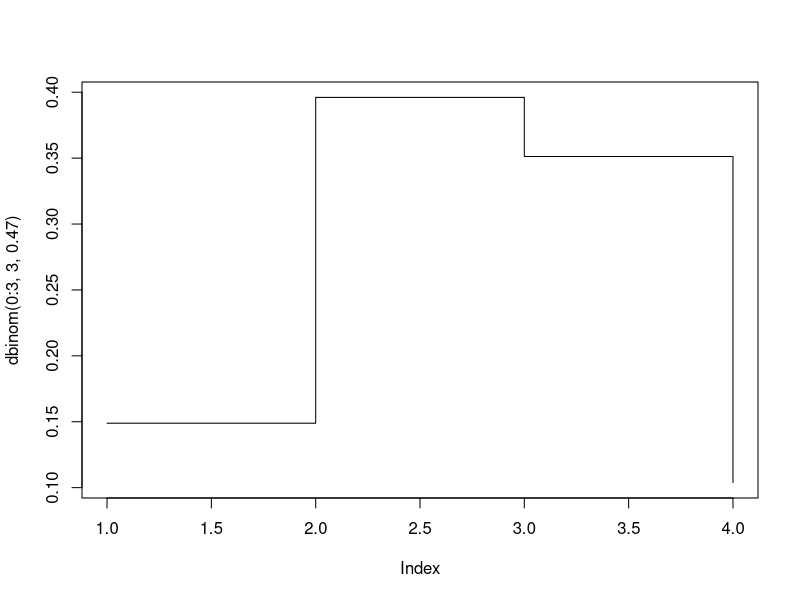
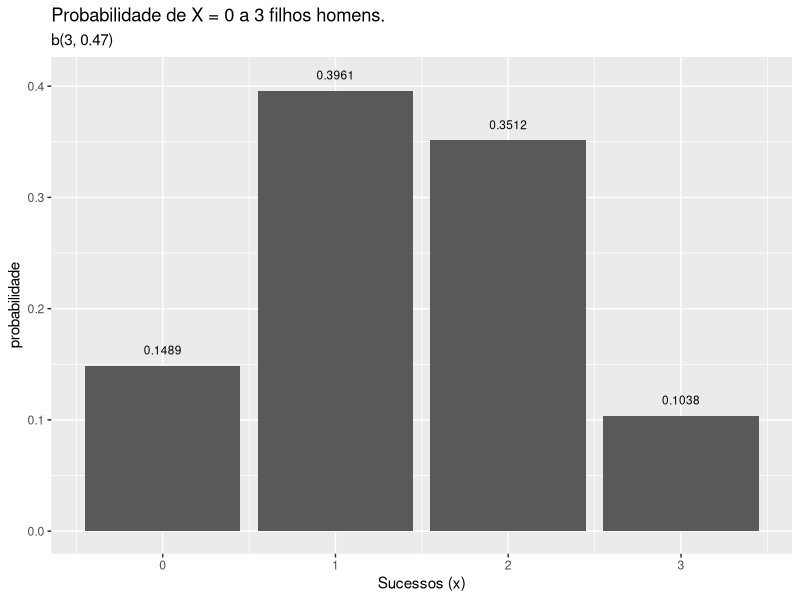
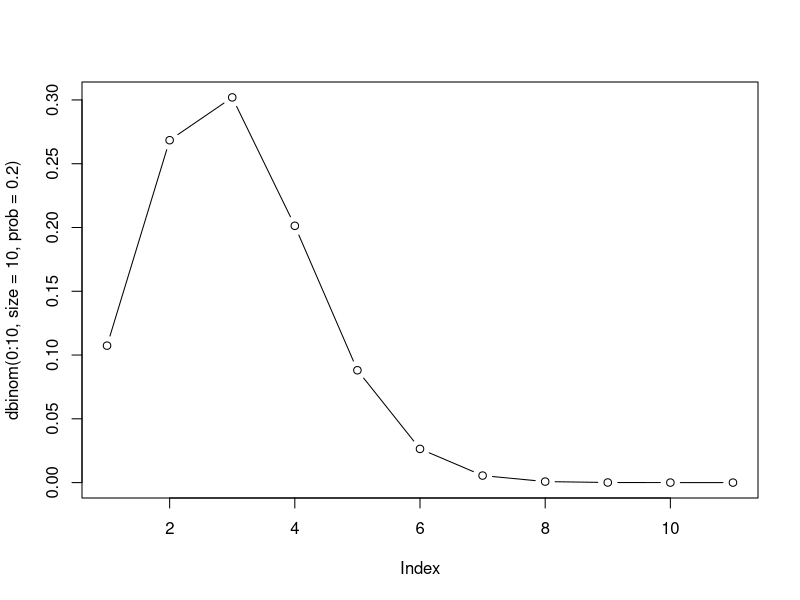
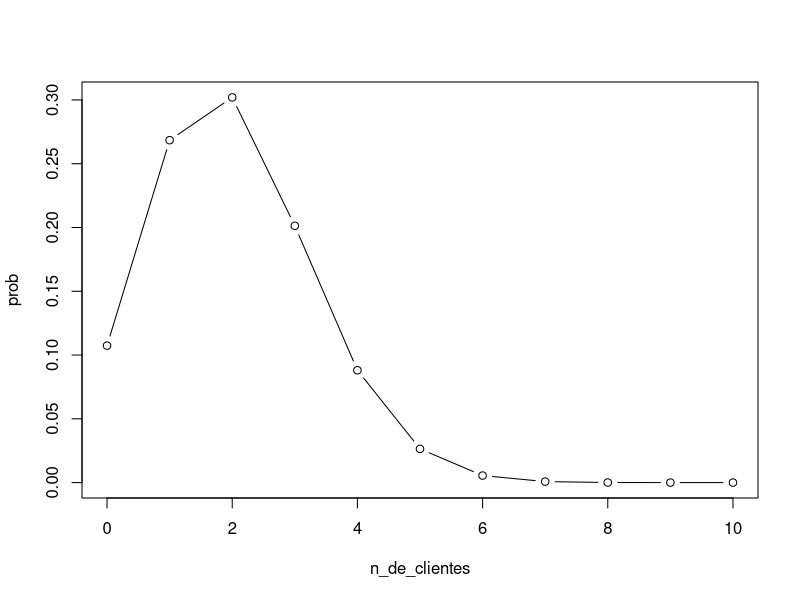
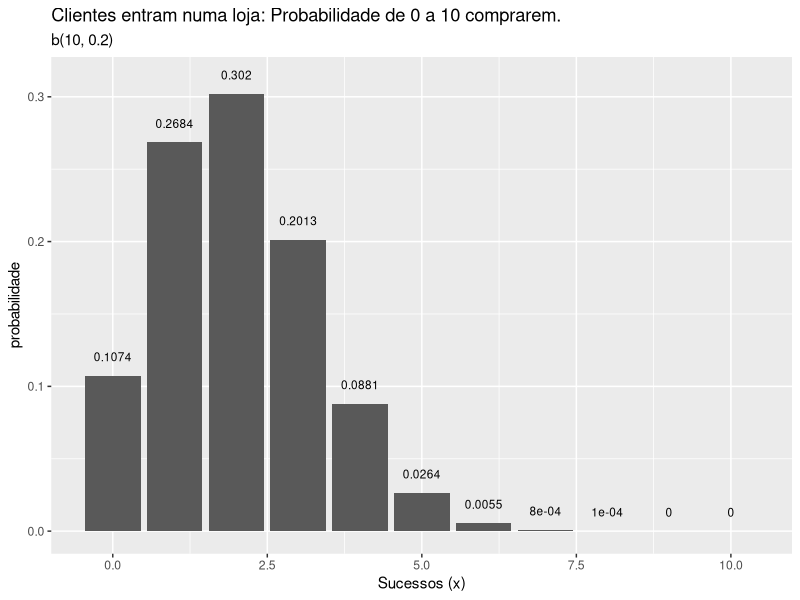
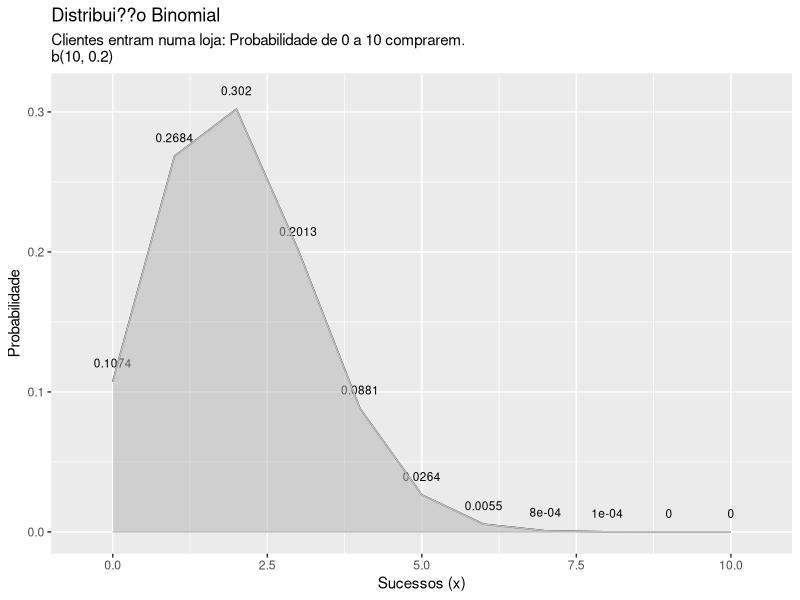
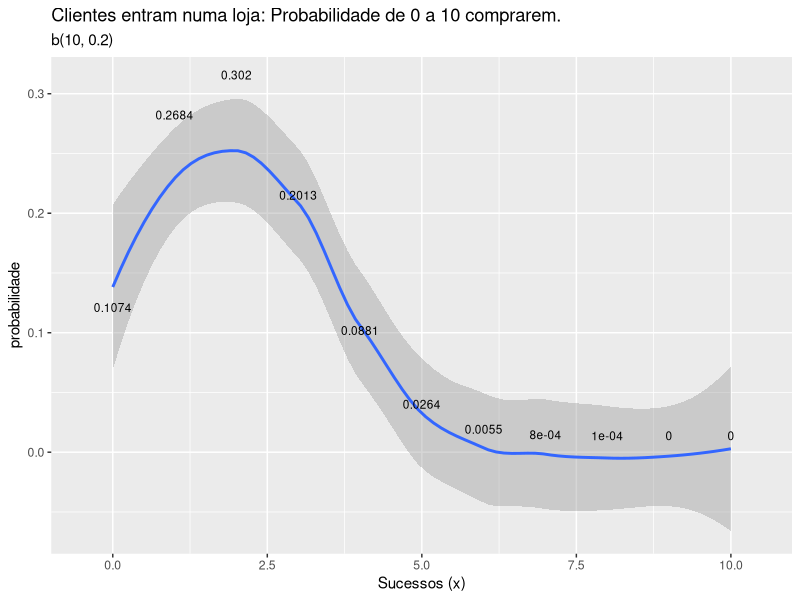
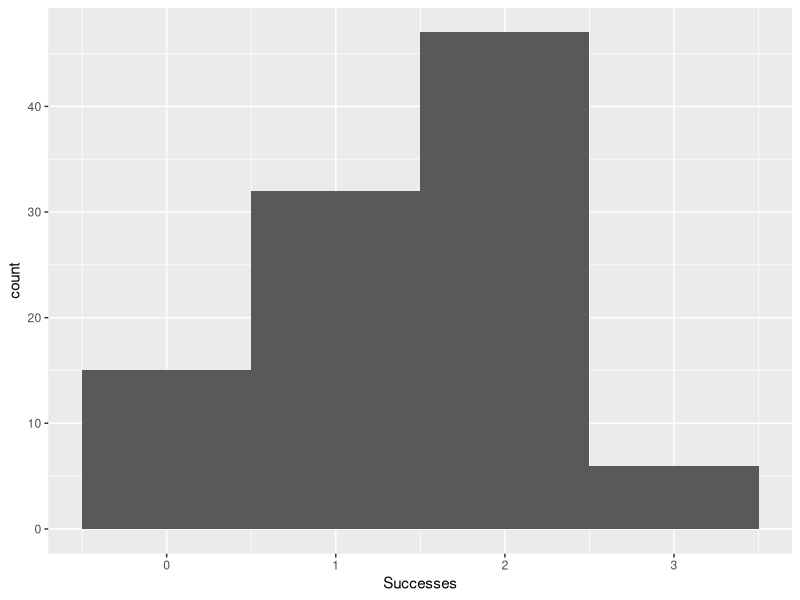

Recreate these plots in R, in order.

# DISTRIBUI??O BINOMIAL
## n = 3, p = 0.47 prob de nascer homem
##       q = 0.53 prob de nascer nao homem

dbinom_filhos <- data.frame(dbinom(0:3, size = 3, prob = 0.47)) #P(x=0) todos os filhos n?o homem entre 3
#dbinom(1, 3, 0.47) #P(x=1) 1 filho homem entre 3
#dbinom(2, 3, 0.47) #P(x=2) 2 filhos homem entre 3
#dbinom(3, 3, 0.47) #P(x=3) 3 filhos homem entre 3

#dbinom plot com r base
plot(dbinom(0:3, 3, 0.47), type = "s") #density
dbinom(2, 3, 0.47)
qbinom(0:3, 3, 0.53) #quantile function
rbinom(3, 1, 0.47) #random generation
#pbinom() #distribution function


df_dbinom_filhos <- data.frame(n_de_filhos = 0:3, prob = dbinom(0:3, 3, 0.47))




#USANDO GGPLOT2
library(tidyverse)
ggplot(data = df_dbinom_filhos, mapping = aes(x = n_de_filhos, y = prob)) +
  geom_col() +
  geom_text(aes(label = round(prob,4), y = prob + 0.01),
    position = position_dodge(0.9),
    size = 3,
    vjust = 0) +
  labs(title = "Probabilidade de X = 0 a 3 filhos homens.",
       subtitle = "b(3, 0.47)",
       x = "Sucessos (x)",
       y = "probabilidade") 


########### DISTRIBUICAO BINOMIAL ######################
# n = 10 clientes que entram na loja, p = 0.2 probabilidade de vender, q = 0.8 prob de nao vender

dbinom_clientes<- data.frame(n_de_clientes = 0:10, prob = dbinom(0:10, size = 10, prob = 0.2))

plot(dbinom(0:10, size = 10, prob = 0.2), type = "b")
plot(dbinom_clientes, type = "b")


#usando ggplot2
ggplot(data = dbinom_clientes, mapping = aes(x = n_de_clientes, y = prob)) +
  geom_col() +
  geom_text(aes(label = round(prob,4), y = prob + 0.01),
            position = position_dodge(0.9),
            size = 3,
            vjust = 0) +
  labs(title = "Clientes entram numa loja: Probabilidade de 0 a 10 comprarem.",
       subtitle = "b(10, 0.2)",
       x = "Sucessos (x)",
       y = "probabilidade") 




#usando linhas
ggplot(data = dbinom_clientes, mapping = aes(x = n_de_clientes, y = prob)) +
  geom_line() +
  geom_text(aes(label = round(prob,4), y = prob + 0.01),
            position = position_dodge(0.9),
            size = 3,
            vjust = 0) +
  labs(title = "Distribui??o Binomial",
       subtitle = "Clientes entram numa loja: Probabilidade de 0 a 10 comprarem.
b(10, 0.2)",
       x = "Sucessos (x)",
       y = "Probabilidade") +
  geom_ribbon(mapping = aes(ymax = prob, ymin = 0), color = "grey", fill = "grey70", alpha = 0.5)



#####smooth #### nao sei se ? correto usar
ggplot(data = dbinom_clientes, mapping = aes(x = n_de_clientes, y = prob)) +
  geom_smooth() +
  geom_text(aes(label = round(prob,4), y = prob + 0.01),
            position = position_dodge(0.9),
            size = 3,
            vjust = 0) +
  labs(title = "Clientes entram numa loja: Probabilidade de 0 a 10 comprarem.",
       subtitle = "b(10, 0.2)",
       x = "Sucessos (x)",
       y = "probabilidade") 

############################################ nada a ver #######################################
rbind()




binomData = data.frame(Successes = rbinom(100, 3, .47))
ggplot(binomData, aes(x = Successes)) + geom_histogram(binwidth = 1)



